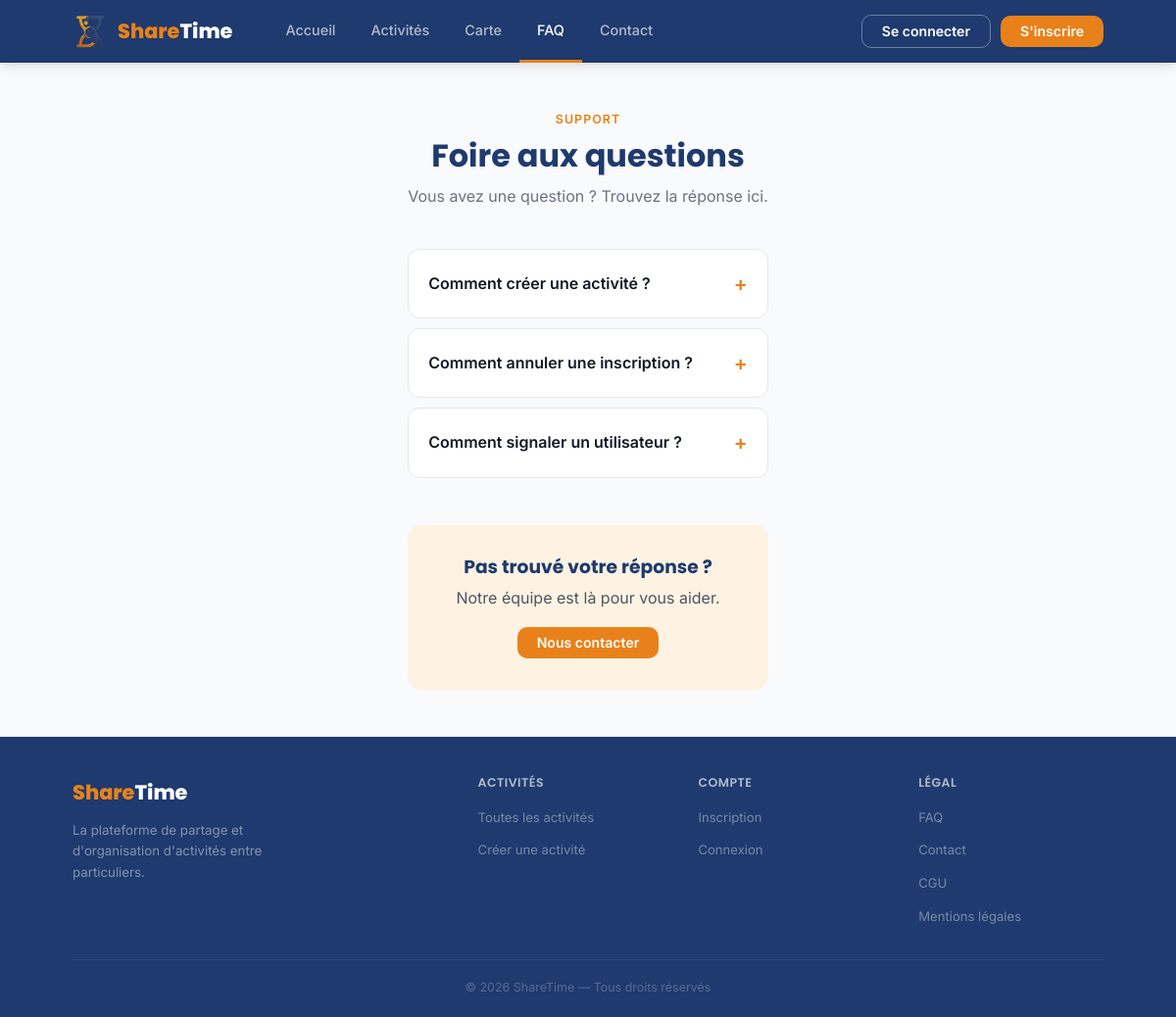
Before: /public/?page=faq with the older database file.
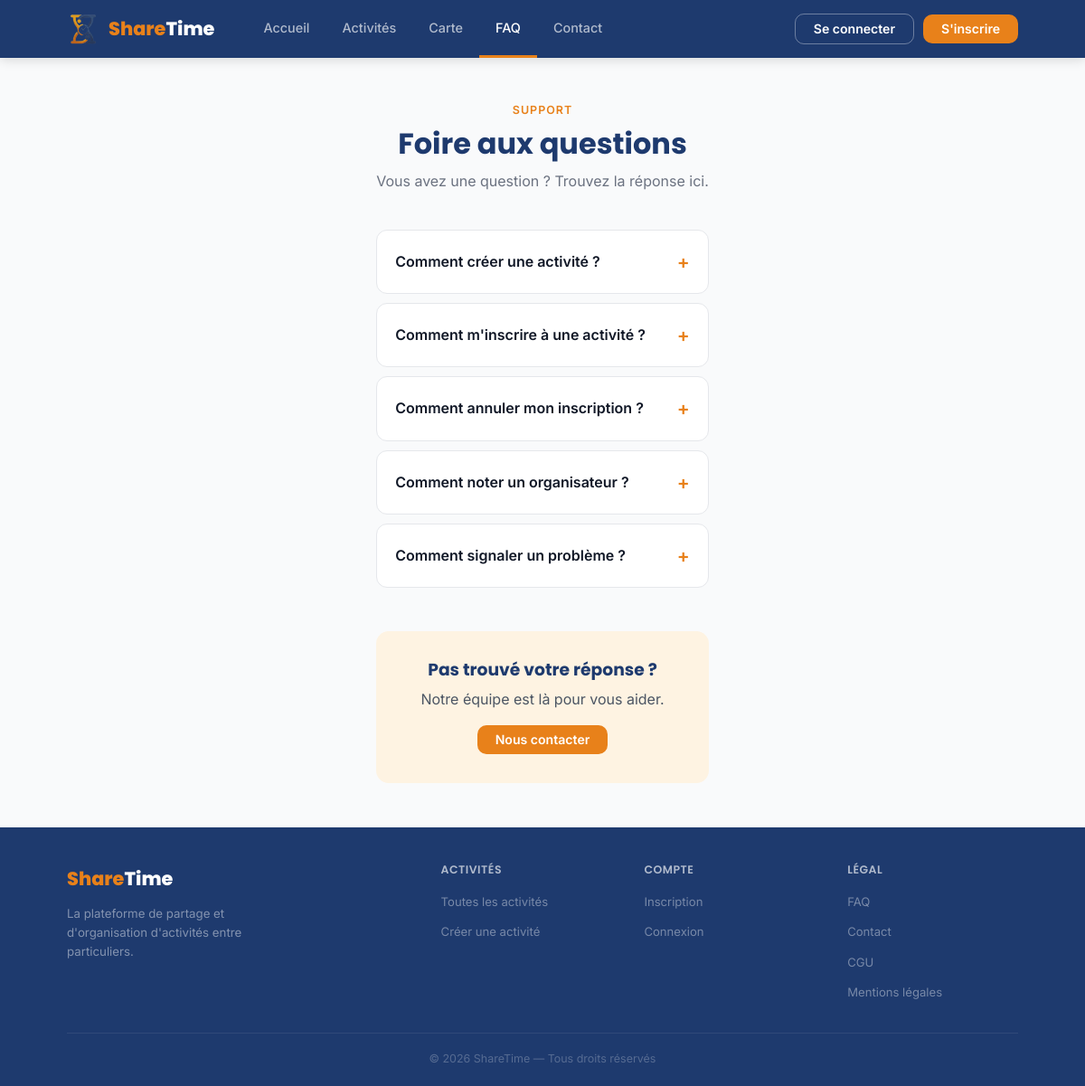
After: the same page with the newer database file.
### tables this page shows
CREATE TABLE `faq` (
  `idfaq` int(11) NOT NULL AUTO_INCREMENT,
  `question` varchar(255) NOT NULL,
  `reponse` text NOT NULL,
  `created_at` datetime DEFAULT current_timestamp(),
  PRIMARY KEY (`idfaq`)
);

### public/pages/faq.php (the view, shortened to what this page needs)
<main class="container" style="padding:48px 0; max-width:720px; margin:auto;">
    <div style="text-align:center; margin-bottom:40px;">
        <p style="font-size:0.78rem; font-weight:600; color:var(--orange); text-transform:uppercase; letter-spacing:1px; margin-bottom:8px;">
            Support
        </p>
        <h1 style="color:var(--navy); margin-bottom:10px;">Foire aux questions</h1>
        <p style="color:var(--gray-500);">Vous avez une question ? Trouvez la réponse ici.</p>
    </div>
    <?php if (empty($faq_items)):  ?>
        <p style="text-align:center; color:var(--gray-500);">
            Aucune question disponible pour le moment.
        </p>
    <?php else:  ?>
        <div style="display:flex; flex-direction:column; gap:10px;">
            <?php foreach ($faq_items as $faq):  ?>
            <div style="background:white; border:1.5px solid var(--gray-200); border-radius:12px; overflow:hidden;">
                <details>
                    <summary style="padding:18px 20px; cursor:pointer; font-weight:600;
                                    color:var(--gray-900); list-style:none;
                                    display:flex; justify-content:space-between; align-items:center;">
                        <?= htmlspecialchars($faq['question'])  ?>
                        <span class="faq-icon" style="color:var(--orange); font-size:1.3rem; flex-shrink:0; margin-left:12px; transition:transform 0.2s;">+</span>
                    </summary>
                </details>
            </div>
            <?php endforeach;  ?>
        </div>
    <?php endif;  ?>
    <div style="margin-top:48px; text-align:center; background:var(--orange-pale);
                border-radius:14px; padding:32px;">
        <h3 style="color:var(--navy); margin-bottom:8px;">Pas trouvé votre réponse ?</h3>
        <p style="color:var(--gray-600); margin-bottom:16px;">Notre équipe est là pour vous aider.</p>
        <a href="/sharetime/public/?page=contact" class="btn btn-orange">Nous contacter</a>
    </div>
</main>

Changed rows visible on the page:
changed faq: question "Comment annuler une inscription ?" → "Comment m'inscrire à une activité ?"
changed faq: question "Comment signaler un utilisateur ?" → "Comment annuler mon inscription ?"
added faq: question "Comment noter un organisateur ?"
added faq: question "Comment signaler un problème ?"
